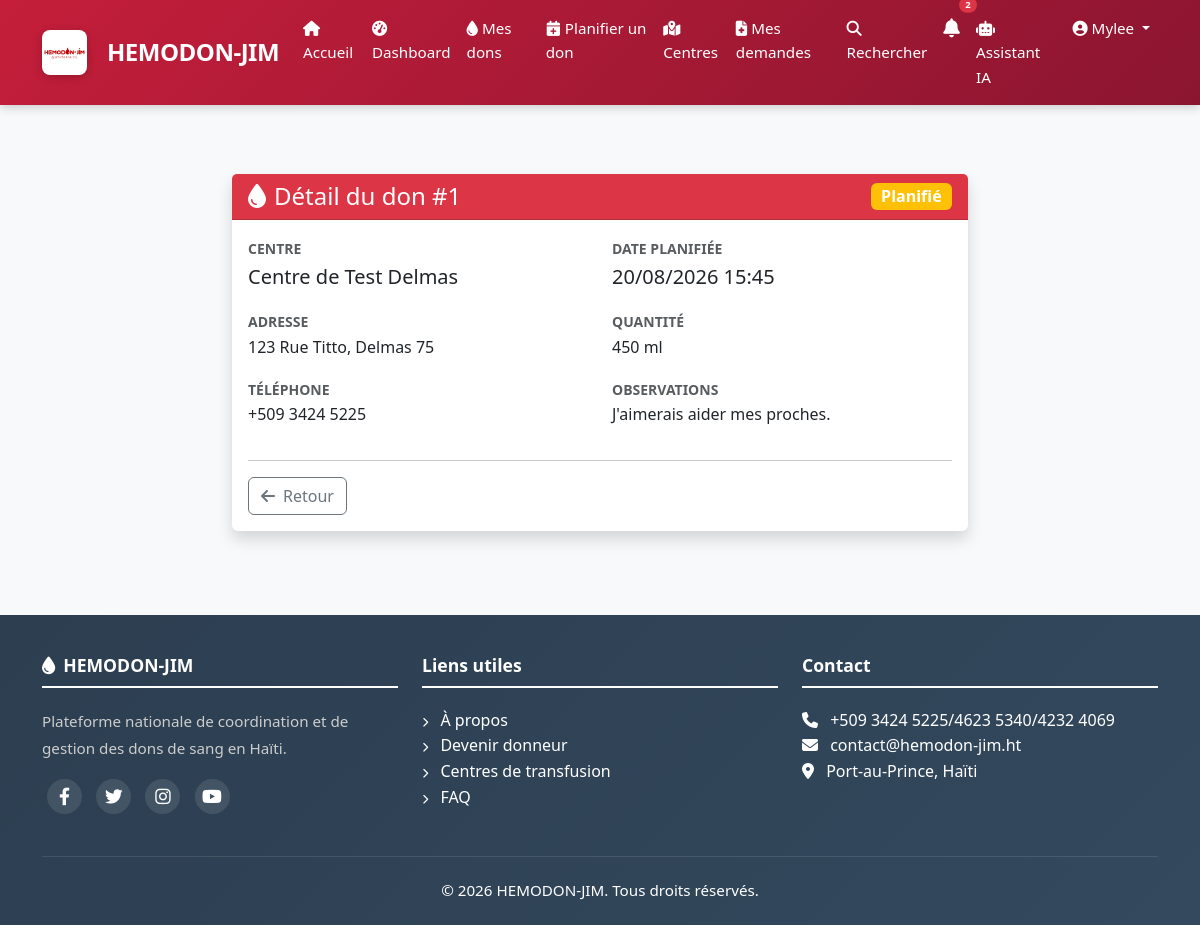
The app's page /dons/1/ (signed in) with its own data.
### apps/authentification/models.py (models this page shows, shortened)
class User(AbstractUser):
    GROUPE_CHOICES = [
        ('donneur', 'Donneur'),
        ('hospitalier', 'Personnel Hospitalier'),
        ('admin', 'Administrateur'),
        ('pnts', 'PNTS'),
    ]
    GROUPE_SANGUIN_CHOICES = [
        ('A+', 'A+'), ('A-', 'A-'),
        ('B+', 'B+'), ('B-', 'B-'),
        ('AB+', 'AB+'), ('AB-', 'AB-'),
        ('O+', 'O+'), ('O-', 'O-'),
    ]
    groupe = models.CharField(max_length=20, choices=GROUPE_CHOICES, default='donneur')
    telephone = models.CharField(max_length=20, unique=True)
    adresse = models.TextField(blank=True, null=True)
    commune = models.CharField(max_length=100, blank=True, null=True)
    departement = models.CharField(max_length=100, blank=True, null=True)
    date_naissance = models.DateField(null=True, blank=True)
    groupe_sanguin = models.CharField(max_length=3, choices=GROUPE_SANGUIN_CHOICES, blank=True, null=True)
    est_eligible = models.BooleanField(default=True)
    photo = models.ImageField(upload_to='photos/', blank=True, null=True)
    created_at = models.DateTimeField(auto_now_add=True)
    updated_at = models.DateTimeField(auto_now=True)
    class Meta:
        db_table = 'users'
        verbose_name = 'Utilisateur'
        verbose_name_plural = 'Utilisateurs'

### apps/dons/models.py (models this page shows, shortened)
class Don(models.Model):
    STATUT_CHOICES = [
        ('planifie', 'Planifié'),
        ('effectue', 'Effectué'),
        ('annule', 'Annulé'),
        ('reporte', 'Reporté'),
    ]
    donneur = models.ForeignKey(
        User,
        on_delete=models.CASCADE,
        related_name='dons'
    )
    centre = models.ForeignKey(
        Centre,
        on_delete=models.CASCADE,
        related_name='dons'
    )
    date_planifiee = models.DateTimeField()
    date_effectuee = models.DateTimeField(null=True, blank=True)
    statut = models.CharField(max_length=20, choices=STATUT_CHOICES, default='planifie')
    quantite = models.IntegerField(default=450, help_text="Quantité en ml")
    observations = models.TextField(blank=True, null=True)
    created_at = models.DateTimeField(auto_now_add=True)
    updated_at = models.DateTimeField(auto_now=True)
    def peut_annuler(self):
        return self.statut == 'planifie' and timezone.now() < self.date_planifiee
    class Meta:
        db_table = 'dons'
        verbose_name = 'Don'
        verbose_name_plural = 'Dons'
        ordering = ['-date_planifiee']

### apps/centres/models.py (models this page shows, shortened)
class Centre(models.Model):
    TYPE_CHOICES = [
        ('public', 'Public'),
        ('prive', 'Privé'),
        ('ong', 'ONG'),
    ]
    nom = models.CharField(max_length=200)
    type = models.CharField(max_length=20, choices=TYPE_CHOICES)
    adresse = models.TextField()
    commune = models.CharField(max_length=100)
    departement = models.CharField(max_length=100)
    telephone = models.CharField(max_length=20)
    email = models.EmailField(blank=True, null=True)
    latitude = models.DecimalField(max_digits=9, decimal_places=6, null=True, blank=True)
    longitude = models.DecimalField(max_digits=9, decimal_places=6, null=True, blank=True)
    capacite_journaliere = models.IntegerField(default=50)
    horaires = models.TextField(blank=True, null=True)
    est_actif = models.BooleanField(default=True)
    responsable = models.ForeignKey(
        User,
        on_delete=models.SET_NULL,
        null=True,
        related_name='centre_responsable'
    )
    created_at = models.DateTimeField(auto_now_add=True)
    updated_at = models.DateTimeField(auto_now=True)
    class Meta:
        db_table = 'centres'
        verbose_name = 'Centre'
        verbose_name_plural = 'Centres'

### apps/dons/views.py (the view)
# urls.py: path('dons/<int:don_id>/', views.don_detail, name='detail'),
@login_required
def don_detail(request, don_id):
    don = get_object_or_404(Don, id=don_id, donneur=request.user)
    peut_annuler = don.peut_annuler()
    context = {
        'don': don,
        'peut_annuler': peut_annuler,
        'title': f'Don du {don.date_planifiee.strftime("%d/%m/%Y")} - HEMODON-JIM',
        'active_page': 'dons',
    }
    return render(request, 'dons/detail.html', context)

### apps/authentification/context_processors.py (called while the page is built)
def user_notifications_count(request):
    count = 0
    if request.user.is_authenticated:
        count = Notification.objects.filter(
            models.Q(pour_tous=True) | models.Q(utilisateurs=request.user),
            est_lue=False
        ).distinct().count()
        print(f"Notifications non lues pour {request.user.username}: {count}")
    return {'user_notifications_count': count}

### apps/dons/templates/dons/detail.html (shortened to what this page needs)
{% extends 'base.html' %}
{% load static %}
{% block content %}
<div class="container py-4">
    <div class="row justify-content-center">
        <div class="col-lg-8">
            <div class="card border-0 shadow">
                <div class="card-header bg-danger text-white d-flex justify-content-between align-items-center">
                    <h4 class="mb-0">
                        <i class="fas fa-droplet me-2"></i>Détail du don #{{ don.id }}
                    </h4>
                    <span class="badge {% if don.statut == 'effectue' %}bg-success{% elif don.statut == 'planifie' %}bg-warning{% elif don.statut == 'annule' %}bg-dark{% else %}bg-secondary{% endif %} fs-6">
                        {{ don.get_statut_display }}
                    </span>
                </div>
                <div class="card-body">
                    <div class="row">
                        <div class="col-md-6">
                            <div class="mb-3">
                                <label class="text-muted small text-uppercase fw-bold">Centre</label>
                                <p class="fs-5">{{ don.centre.nom }}</p>
                            </div>
                            <div class="mb-3">
                                <label class="text-muted small text-uppercase fw-bold">Adresse</label>
                                <p>{{ don.centre.adresse }}</p>
                            </div>
                            <div class="mb-3">
                                <label class="text-muted small text-uppercase fw-bold">Téléphone</label>
                                <p>{{ don.centre.telephone }}</p>
                            </div>
                        </div>
                        <div class="col-md-6">
                            <div class="mb-3">
                                <label class="text-muted small text-uppercase fw-bold">Date planifiée</label>
                                <p class="fs-5">{{ don.date_planifiee|date:"d/m/Y H:i" }}</p>
                            </div>
                            <div class="mb-3">
                                <label class="text-muted small text-uppercase fw-bold">Quantité</label>
                                <p>{{ don.quantite }} ml</p>
                            </div>
                            {% if don.observations %}
                            <div class="mb-3">
                                <label class="text-muted small text-uppercase fw-bold">Observations</label>
                                <p>{{ don.observations }}</p>
                            </div>
                            {% endif %}
                        </div>
                    </div>
                    <hr>
                    <div class="d-flex gap-2 flex-wrap">
                        <a href="{% url 'dons:my_dons' %}" class="btn btn-outline-secondary">
                            <i class="fas fa-arrow-left me-2"></i>Retour
                        </a>
                    </div>
                </div>
            </div>
        </div>
    </div>
</div>
{% endblock %}

### templates/partials/header.html (shortened to what this page needs)
{% load static %}
<nav class="navbar navbar-expand-lg navbar-custom fixed-top">
    <div class="container">
        <a class="navbar-brand" href="{% url 'home' %}">
            <img src="{% static 'images/logo/logo1.jpg' %}" alt="HEMODON-JIM" height="40" class="me-2" style="border-radius: 8px;">
            <span>HEMODON-JIM</span>
        </a>
        <div class="collapse navbar-collapse" id="navbarNav">
            <ul class="navbar-nav ms-auto">
                <li class="nav-item">
                    <a class="nav-link {% if request.path == '/' %}active{% endif %}" href="{% url 'home' %}">
                        <i class="fas fa-home"></i> Accueil
                    </a>
                </li>
                {% if user.is_authenticated %}
                    {% if user.is_superuser or user.groupe == 'admin' or user.groupe == 'pnts' %}
                        <li class="nav-item">
                            <a class="nav-link {% if 'admin-panel' in request.path %}active{% endif %}" href="{% url 'app_admin:dashboard' %}">
                                <i class="fas fa-crown"></i> Panel Admin
                            </a>
                        </li>
                        <li class="nav-item">
                            <a class="nav-link" href="{% url 'app_admin:users' %}">
                                <i class="fas fa-users"></i> Utilisateurs
                            </a>
                        </li>
                        <li class="nav-item">
                            <a class="nav-link" href="{% url 'app_admin:centres' %}">
                                <i class="fas fa-hospital"></i> Centres
                            </a>
                        </li>
                        <li class="nav-item">
                            <a class="nav-link {% if 'stocks' in request.path %}active{% endif %}" href="{% url 'stocks:list' %}">
                                <i class="fas fa-warehouse"></i> Stocks
                            </a>
                        </li>
                        <li class="nav-item">
                            <a class="nav-link {% if 'demandes' in request.path %}active{% endif %}" href="{% url 'demandes:toutes' %}">
                                <i class="fas fa-file-medical"></i> Demandes
                                <span class="badge bg-warning ms-1">{{ demandes_urgentes|default:0 }}</span>
                            </a>
                        </li>
                    {% else %}
                        <li class="nav-item">
                            <a class="nav-link {% if 'dashboard' in request.path %}active{% endif %}" href="{% url 'dashboard' %}">
                                <i class="fas fa-tachometer-alt"></i> Dashboard
                            </a>
                        </li>
                        <li class="nav-item">
                            <a class="nav-link {% if 'mes-dons' in request.path %}active{% endif %}" href="{% url 'dons:my_dons' %}">
                                <i class="fas fa-droplet"></i> Mes dons
                            </a>
                        </li>
                        <li class="nav-item">
                            <a class="nav-link" href="{% url 'dons:create' %}">
                                <i class="fas fa-calendar-plus"></i> Planifier un don
                            </a>
                        </li>
                        <li class="nav-item">
                            <a class="nav-link {% if 'carte' in request.path %}active{% endif %}" href="{% url 'centres:map' %}">
                                <i class="fas fa-map-marked-alt"></i> Centres
                            </a>
                        </li>
                        <li class="nav-item">
                            <a class="nav-link {% if 'mes-demandes' in request.path %}active{% endif %}" href="{% url 'demandes:list' %}">
                                <i class="fas fa-file-medical"></i> Mes demandes
                            </a>
                        </li>
                        <li class="nav-item">
                            <a class="nav-link" href="{% url 'centres:search' %}">
                                <i class="fas fa-search"></i> Rechercher
                            </a>
                        </li>
                    {% endif %}
                    <li class="nav-item">
                        <a class="nav-link position-relative" href="{% url 'notifications:list' %}">
                            {% if user_notifications_count > 0 %}
                            <span class="position-absolute top-0 start-100 translate-middle badge rounded-pill bg-danger" style="font-size: 0.6rem; margin-top: -3px;">
                                {{ user_notifications_count }}
                            </span>
                            {% endif %}
                        </a>
                    </li>
                    <li class="nav-item">
                        <a class="nav-link" href="{% url 'chatbot:chatbot' %}">
                            <i class="fas fa-robot"></i> Assistant IA
                        </a>
                    </li>
                    <li class="nav-item dropdown">
                        <a class="nav-link dropdown-toggle" href="#" id="userDropdown" role="button" data-bs-toggle="dropdown">
                            <i class="fas fa-user-circle"></i> {{ user.username }}
                        </a>
                    </li>
                {% endif %}
            </ul>
        </div>
    </div>
</nav>

### static/css/style.css (style rules this page uses)
:root { --red-primary: #C41E3A; --red-dark: #8B1530; --red-light: #E53935; --red-very-light: #FFEBEE; --red-gradient: linear-gradient(135deg, #C41E3A 0%, #8B1530 100%); --white: #FFFFFF; --gray-100: #F8F9FA; --gray-200: #E9ECEF; --gray-300: #DEE2E6; --gray-600: #6C757D; --gray-900: #212529; --shadow-sm: 0 2px 10px rgba(0,0,0,0.08); --shadow-md: 0 4px 20px rgba(196,30,58,0.15); --shadow-lg: 0 8px 40px rgba(196,30,58,0.2); --navbar-height: 70px; }
* { margin: 0; padding: 0; box-sizing: border-box; }
html { scroll-behavior: smooth; }
body { font-family: 'Segoe UI', Tahoma, Geneva, Verdana, sans-serif; background: var(--gray-100); color: var(--gray-900); padding-top: var(--navbar-height); line-height: 1.6; }
a { color: var(--red-primary); text-decoration: none; transition: all 0.3s ease; }
.navbar-custom { background: var(--red-gradient) !important; box-shadow: var(--shadow-md); padding: 8px 0; transition: all 0.3s ease; min-height: var(--navbar-height); }
.navbar-custom .navbar-brand { display: flex; align-items: center; gap: 12px; color: white !important; font-weight: 800; font-size: 1.6rem; letter-spacing: -0.5px; }
.navbar-custom .navbar-brand img { height: 45px; width: auto; border-radius: 8px; transition: transform 0.3s ease; box-shadow: 0 2px 8px rgba(0,0,0,0.2); }
.navbar-custom .nav-link { color: rgba(255, 255, 255, 0.9) !important; font-weight: 500; padding: 8px 18px; border-radius: 50px; transition: all 0.3s ease; font-size: 0.95rem; }

### templates/base.html (style rules this page uses)
body { font-family: 'Segoe UI', Tahoma, Geneva, Verdana, sans-serif; background-color: #f8f9fa; margin-top: 80px; min-height: 100vh; display: flex; flex-direction: column; }
.navbar-custom { background: linear-gradient(135deg, #c0392b, #e74c3c); box-shadow: 0 2px 10px rgba(0,0,0,0.2); }
.navbar-custom .navbar-brand { font-weight: bold; color: white !important; font-size: 1.5rem; }
.navbar-custom .nav-link { color: white !important; font-weight: 500; transition: all 0.3s; }

### records on screen
User: username "Mylee"
Don: id "1", statut "Planifié", centre.nom "Centre de Test Delmas", centre.adresse "123 Rue Titto, Delmas 75", centre.telephone "+509 3424 5225", date_planifiee "20/08/2026 15:45", quantite "450", observations "J'aimerais aider mes proches."

### other values on screen
{{ user_notifications_count }} "2"
